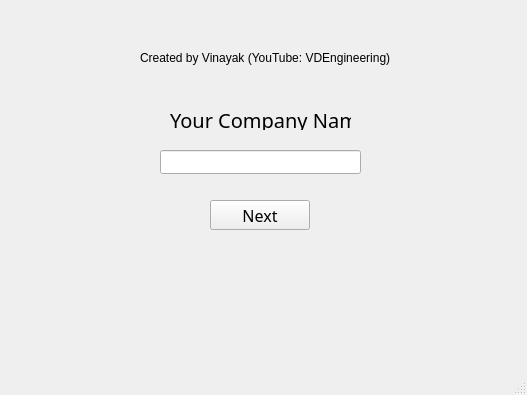
<?xml version="1.0" encoding="UTF-8"?>
<ui version="4.0">
 <class>MainWindow</class>
 <widget class="QMainWindow" name="MainWindow">
  <property name="geometry">
   <rect>
    <x>0</x>
    <y>0</y>
    <width>527</width>
    <height>395</height>
   </rect>
  </property>
  <property name="minimumSize">
   <size>
    <width>527</width>
    <height>395</height>
   </size>
  </property>
  <property name="maximumSize">
   <size>
    <width>527</width>
    <height>395</height>
   </size>
  </property>
  <property name="windowTitle">
   <string>Company Manager</string>
  </property>
  <widget class="QWidget" name="centralwidget">
   <property name="enabled">
    <bool>true</bool>
   </property>
   <widget class="QLabel" name="label">
    <property name="geometry">
     <rect>
      <x>170</x>
      <y>110</y>
      <width>181</width>
      <height>20</height>
     </rect>
    </property>
    <property name="maximumSize">
     <size>
      <width>200</width>
      <height>40</height>
     </size>
    </property>
    <property name="font">
     <font>
      <family>Gill Sans MT</family>
      <pointsize>15</pointsize>
     </font>
    </property>
    <property name="text">
     <string>Your Company Name</string>
    </property>
   </widget>
   <widget class="QPushButton" name="companyButton">
    <property name="geometry">
     <rect>
      <x>210</x>
      <y>200</y>
      <width>100</width>
      <height>30</height>
     </rect>
    </property>
    <property name="maximumSize">
     <size>
      <width>100</width>
      <height>30</height>
     </size>
    </property>
    <property name="font">
     <font>
      <family>Gill Sans MT</family>
      <pointsize>12</pointsize>
     </font>
    </property>
    <property name="text">
     <string>Next</string>
    </property>
   </widget>
   <widget class="QLineEdit" name="companyLineEdit">
    <property name="geometry">
     <rect>
      <x>160</x>
      <y>150</y>
      <width>201</width>
      <height>24</height>
     </rect>
    </property>
    <property name="maximumSize">
     <size>
      <width>215</width>
      <height>24</height>
     </size>
    </property>
   </widget>
   <widget class="QLabel" name="label_2">
    <property name="geometry">
     <rect>
      <x>140</x>
      <y>50</y>
      <width>251</width>
      <height>16</height>
     </rect>
    </property>
    <property name="text">
     <string>Created by Vinayak (YouTube: VDEngineering)</string>
    </property>
   </widget>
  </widget>
  <widget class="QMenuBar" name="menubar">
   <property name="geometry">
    <rect>
     <x>0</x>
     <y>0</y>
     <width>527</width>
     <height>21</height>
    </rect>
   </property>
  </widget>
  <widget class="QStatusBar" name="statusbar"/>
 </widget>
 <resources/>
 <connections/>
</ui>
